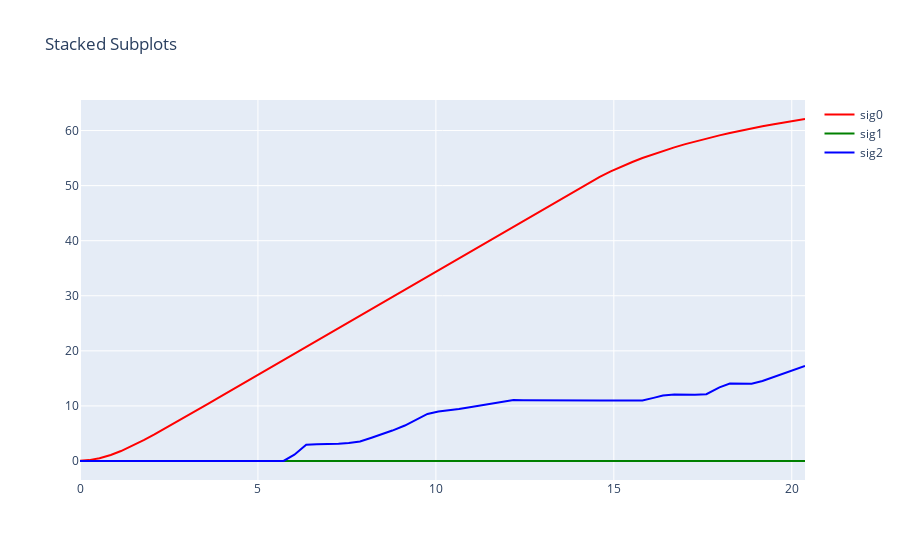

The notebook cell saved with this chart:
### Code cell
from plotly.subplots import make_subplots
import plotly.graph_objects as go

# yaw sup
#des_ax = 2
#des_ss = 2

# LR sup
des_ax = 0
des_ss = 2

time = make_a_properlist(df_test.time[(df_test.ax == des_ax) & (df_test.ss == des_ss)].to_numpy()[0])
sig0 = make_a_properlist(df_test.sig0[(df_test.ax == des_ax) & (df_test.ss == des_ss)].to_numpy()[0])
sig1 = make_a_properlist(df_test.sig1[(df_test.ax == des_ax) & (df_test.ss == des_ss)].to_numpy()[0])
sig2 = make_a_properlist(df_test.sig2[(df_test.ax == des_ax) & (df_test.ss == des_ss)].to_numpy()[0])

fig = make_subplots(rows=1, cols=1)

dp = np.array(range(len(sig0)))
fig.add_trace(go.Scatter(x=time, y=sig0, name='sig0', line = dict(color='red', width=2, dash='solid'), showlegend=True), row=1, col=1)
fig.add_trace(go.Scatter(x=time, y=sig1, name='sig1', line = dict(color='green', width=2, dash='solid'), showlegend=True), row=1, col=1)
fig.add_trace(go.Scatter(x=time, y=sig2, name='sig2', line = dict(color='blue', width=2, dash='solid'), showlegend=True), row=1, col=1)

fig.update_layout(title_text="Stacked Subplots")
fig.show()


# For the paper, we need to report : 


# 1) when the slope stops due to robotic constraints


# 2) possibly the slope of the ramp (it should match the exp values)
if des_ax == 0:
    slope, b_inter = np.polyfit(time, sig0, 1)
    length_of_stim = time[np.argmax(np.abs(sig0))]
elif des_ax == 1:
    slope, b_inter = np.polyfit(time, sig1, 1)
    length_of_stim = time[np.argmax(np.abs(sig1))]
elif des_ax == 2:
    slope, b_inter = np.polyfit(time, sig2, 1)
    length_of_stim = time[np.argmax(np.abs(sig2))]
print('slope:', slope)
print('length_of_stim:', length_of_stim)



# Rotation

#des_ax = 2
#des_ss = -1
#slope: -0.4920197105191497
#length_of_stim: 19.600001

#des_ax = 2
#des_ss = -2
#slope: -1.2300468880149442
#length_of_stim: 19.600001

#des_ax = 2
#des_ss = 2
#slope: 1.4704883548886225
#length_of_stim: 19.8
